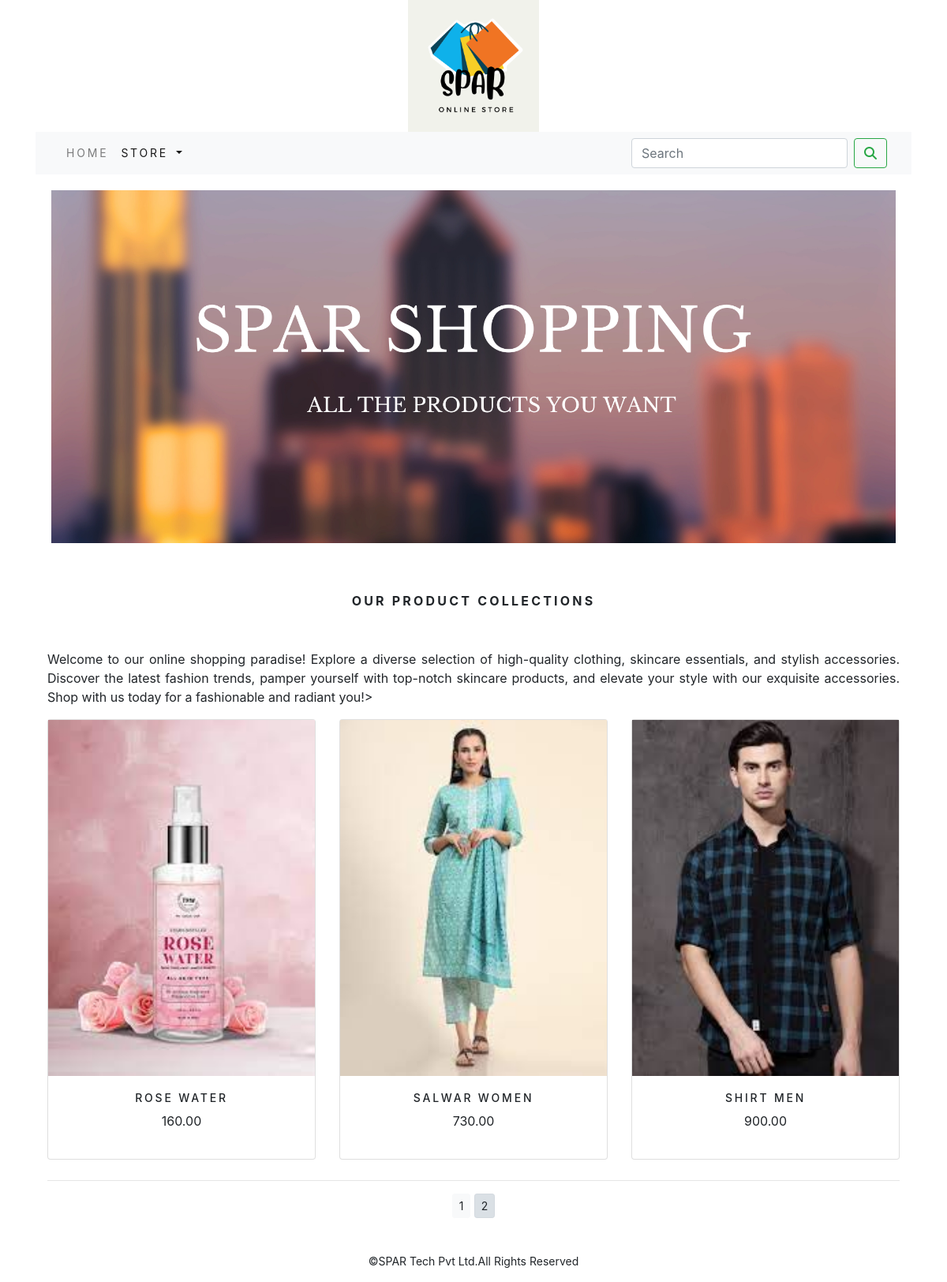
Screenshot of /shop/?page=2 with the database file from the repository.
### shop/models.py (models this page shows, shortened)
class Product(models.Model):
        name = models.CharField(max_length=250, unique=True)
        slug = models.SlugField(max_length=250, unique=True)
        description = models.TextField(blank=True)
        price=models.DecimalField(max_digits=10,decimal_places=2)
        category=models.ForeignKey(Category,on_delete=models.CASCADE)
        image = models.ImageField(upload_to='products', blank=True)
        stock=models.IntegerField()
        available=models.BooleanField(default=True)
        created=models.DateTimeField(auto_now_add=True)
        updated=models.DateTimeField(auto_now=True)
        def get_url(self):
            return reverse('shop:proCatdetail',args=[self.category.slug,self.slug])
        class Meta:
            ordering = ('name',)
            verbose_name = 'product'
            verbose_name_plural = 'products'

### shop/views.py (the view)
# urls.py: path('', views.allProdCat, name='allProdCat'),
def allProdCat(request,c_slug=None):
    c_page=None
    products_list=None
    if c_slug!=None:
        c_page=get_object_or_404(Category,slug=c_slug)
        products_list=Product.objects.all().filter(category=c_page,available=True)
    else:
        products_list = Product.objects.all().filter(available=True)
    paginator=Paginator(products_list,6)
    try:
        page=int(request.GET.get('page','1'))
    except:
        1
    try:
        products=paginator.page(page)
    except (EmptyPage,InvalidPage):
        products=paginator.page(paginator.num_pages)
    return render(request,"category.html",{'category':c_page,'products':products})

### cart/context_processors.py (called while the page is built)
def counter(request):
    item_count=0
    if 'admin' in request.path:
        return {}
    else:
        try:
            cart=Cart.objects.filter(_cart_id=_cart_id(request))
            cart_items=CartItem.objects.all().filter(cart=cart[:1])
            for cart_item in cart_items:
                item_count += cart_item.quantity
        except Cart.DoesNotExist:
            item_count =0
    return dict(item_count=item_count)

### cart/views.py (called while the page is built)
def _cart_id(request):
    cart = request.session.session_key
    if not cart:
        cart = request.session.create()
    return cart

### shop/context_processors.py (called while the page is built)
def menu_links(request):
    links=Category.objects.all()
    return dict(links=links)

### shop/models.py (called while the page is built)
    def get_url(self):
        return reverse('shop:products_by_category',args=[self.slug,])

### templates/category.html (shortened to what this page needs)
{% extends 'base.html' %}
{% load static %}
{% block content %}
<div class="mx_auto">
    {% if category %}
    <img class="my_image" src="{{category.image.url}}" alt="{{category.name}}">
</div>
<br>
<div>
     <h1 class="text-center my_title">{{category.name}}</h1>
     <p class="text-justify">{{category.description}}</p>
</div>
   {% else %}
<div>
    <img class="my_image my_image_padding" src="{% static 'img/banner.png' %}" alt="our products" >
</div>
<br>
<div>
    <h3 class="text-center my_title"><b>OUR PRODUCT COLLECTIONS</b></h3>
    <br>
    <div class="container">
        <p class="text-justify"> Welcome to our online shopping paradise! Explore a diverse selection of high-quality clothing, skincare essentials, and stylish accessories. Discover the latest fashion trends, pamper yourself with top-notch skincare products, and elevate your style with our exquisite accessories. Shop with us today for a fashionable and radiant you!></p>
    </div>
</div>
   {% endif %}
<div class="container">
    <div class="row mx_auto">
    {% for product in products.object_list %}
    <div class="my_bottom_margin col-9 col-sm-12  col-md-4 xol-lg-4">
        <div class="card text-center" style="min-width:18rem;">
            <a href="{{product.get_url}}"><img class="card_img-top my_image" src="{{product.image.url}}" alt="{{product.name}}"></a>
            <div class="card-body">
                <h4>{{product.name}}</h4>
                <p>{{product.price}}</p>
            </div>
        </div>
    </div>
    {% endfor %}
</div>
    <div class="mx_auto">
        {% if products.paginator.num_pages > 1 %}
        <hr>
        <div class="text-center">
            {% for pg in products.paginator.page_range %}
                   <a href="?page={{pg}}" class="btn btn-light btn-sm {% if products.number == pg %} active {% endif %}">{{pg}}</a>
            {% endfor %}
        </div>
        {% endif %}
    </div>
    <br>
</div>
</div>
{% endblock %}

### static/css/custom.css (style rules this page uses)
body { font-family: 'Roboto', sans-serif; }
.my_image { width:100%; height:auto; }
.my_title { font-size:16px; text_transform:uppercase; letter-spacing:.2em; padding:20px; }
.my_image_padding { padding:20px; }
.my_bottom_margin { margin-bottom:10px; }
.card-body h4 { font-size:14px; text-transform:uppercase; letter-spacing:.2em; }

### rows the page displays
Product: image (picture), name "ROSE WATER", price "160.00"
Product: image (picture), name "SALWAR WOMEN", price "730.00"
Product: image (picture), name "SHIRT MEN", price "900.00"

### other values shown
{{ pg }} "1" "2"
